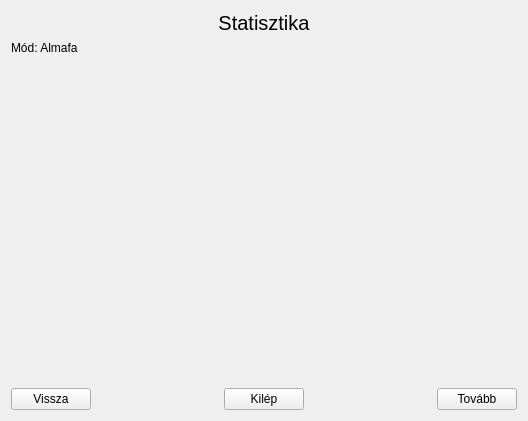
<?xml version="1.0" encoding="UTF-8"?>
<ui version="4.0">
 <class>Form</class>
 <widget class="QWidget" name="Form">
  <property name="geometry">
   <rect>
    <x>0</x>
    <y>0</y>
    <width>528</width>
    <height>421</height>
   </rect>
  </property>
  <property name="sizePolicy">
   <sizepolicy hsizetype="Preferred" vsizetype="Preferred">
    <horstretch>0</horstretch>
    <verstretch>0</verstretch>
   </sizepolicy>
  </property>
  <property name="windowTitle">
   <string>Form</string>
  </property>
  <layout class="QVBoxLayout" name="verticalLayout">
   <item>
    <widget class="QLabel" name="label">
     <property name="sizePolicy">
      <sizepolicy hsizetype="Preferred" vsizetype="Fixed">
       <horstretch>0</horstretch>
       <verstretch>0</verstretch>
      </sizepolicy>
     </property>
     <property name="font">
      <font>
       <pointsize>15</pointsize>
      </font>
     </property>
     <property name="text">
      <string>Statisztika</string>
     </property>
     <property name="alignment">
      <set>Qt::AlignCenter</set>
     </property>
    </widget>
   </item>
   <item>
    <widget class="QLabel" name="out_set_mode">
     <property name="sizePolicy">
      <sizepolicy hsizetype="Fixed" vsizetype="Fixed">
       <horstretch>0</horstretch>
       <verstretch>0</verstretch>
      </sizepolicy>
     </property>
     <property name="text">
      <string>Mód: Almafa</string>
     </property>
    </widget>
   </item>
   <item>
    <layout class="QGridLayout" name="gridLayout">
     <property name="sizeConstraint">
      <enum>QLayout::SetMaximumSize</enum>
     </property>
    </layout>
   </item>
   <item>
    <layout class="QHBoxLayout" name="horizontalLayout">
     <property name="sizeConstraint">
      <enum>QLayout::SetMinimumSize</enum>
     </property>
     <item alignment="Qt::AlignLeft|Qt::AlignBottom">
      <widget class="QPushButton" name="btn_back">
       <property name="sizePolicy">
        <sizepolicy hsizetype="Fixed" vsizetype="Fixed">
         <horstretch>0</horstretch>
         <verstretch>0</verstretch>
        </sizepolicy>
       </property>
       <property name="text">
        <string>Vissza</string>
       </property>
      </widget>
     </item>
     <item>
      <spacer name="horizontalSpacer">
       <property name="orientation">
        <enum>Qt::Horizontal</enum>
       </property>
       <property name="sizeType">
        <enum>QSizePolicy::Expanding</enum>
       </property>
       <property name="sizeHint" stdset="0">
        <size>
         <width>80</width>
         <height>20</height>
        </size>
       </property>
      </spacer>
     </item>
     <item alignment="Qt::AlignBottom">
      <widget class="QPushButton" name="btn_exit">
       <property name="sizePolicy">
        <sizepolicy hsizetype="Fixed" vsizetype="Fixed">
         <horstretch>0</horstretch>
         <verstretch>0</verstretch>
        </sizepolicy>
       </property>
       <property name="text">
        <string>Kilép</string>
       </property>
      </widget>
     </item>
     <item>
      <spacer name="horizontalSpacer_2">
       <property name="orientation">
        <enum>Qt::Horizontal</enum>
       </property>
       <property name="sizeHint" stdset="0">
        <size>
         <width>40</width>
         <height>20</height>
        </size>
       </property>
      </spacer>
     </item>
     <item alignment="Qt::AlignRight|Qt::AlignBottom">
      <widget class="QPushButton" name="btn_next">
       <property name="sizePolicy">
        <sizepolicy hsizetype="Fixed" vsizetype="Fixed">
         <horstretch>0</horstretch>
         <verstretch>0</verstretch>
        </sizepolicy>
       </property>
       <property name="text">
        <string>Tovább</string>
       </property>
      </widget>
     </item>
    </layout>
   </item>
  </layout>
 </widget>
 <resources/>
 <connections/>
</ui>
